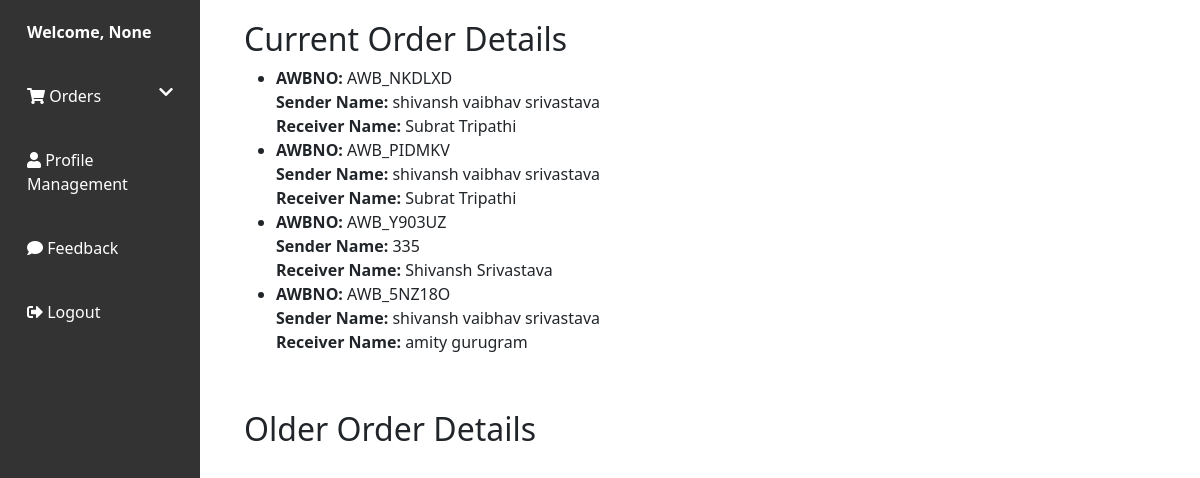
Before: /userManagement/user_dashboard/ (signed in) with the older database file.
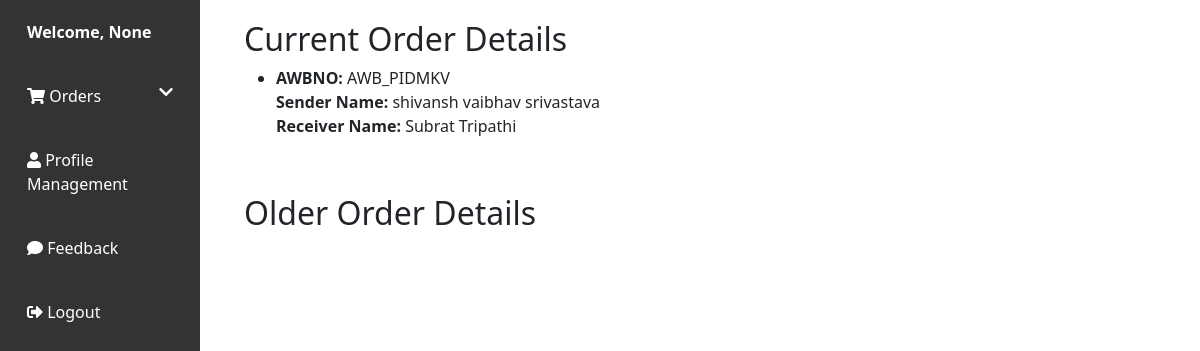
After: the same page with the newer database file.
### BranchesInfo/models.py (models this page shows, shortened)
class Data_Records(models.Model):
    AWBNO = models.CharField(max_length=10, primary_key=True)
    Sender_Name = models.CharField(max_length=100, null=True)
    Sender_Address = models.CharField(max_length=100, null=True)
    Sender_Contact_No = models.CharField(max_length=15, null=True)
    Sender_City = models.CharField(max_length=30, null=True)
    sender_state = models.CharField(max_length=30, null=True)
    Receiver_Name = models.CharField(max_length=100, null=False)
    Receiver_Address = models.CharField(max_length=100, null=True)
    Receiver_Contact_No = models.CharField(max_length=15, null=True)
    Receiver_City = models.CharField(max_length=30, null=True)
    receiver_state = models.CharField(max_length=30, null=True)
    Book_date = models.DateTimeField(null=False)
    Weight = models.CharField(max_length=10, null=True)
    Distance = models.DecimalField(max_digits=10, decimal_places=2, null=True)
    Price = models.CharField(max_length=10, null=True)
    POD_Flag = models.CharField(max_length=20, null=True)
    Print_Flag = models.CharField(max_length=20, null=True)
    Pin_Number = models.CharField(max_length=10, null=True)
    State = models.CharField(max_length=30, null=True)
    Country = models.CharField(max_length=30, null=True)
    Sender_Branch_CD = models.IntegerField(null=True)
    Receiver_Branch_CD  = models.IntegerField(null=True)
    Type = models.CharField(max_length=50, null=True)
    Payment_Method = models.CharField(max_length=50)
    Client_Id = models.ForeignKey(Client, on_delete=models.CASCADE, related_name='client_orders', null=True)
    Alert_Flag = models.CharField(max_length=20, null=True)
    order_type = models.CharField(max_length=30, null=True)

### userManagement/views.py (the view)
# urls.py: path('user_dashboard/', views.user_dashboard, name='user_dashboard'),
@cache_control(no_cache=True, must_revalidate=True, no_store=True)
def user_dashboard(request):
    username = request.GET.get('username')
    try:
        session_id = request.session.get('Client_Id')
        if session_id is not None:
            print("Session ID of the user :", session_id)
            user_orders = Data_Records.objects.filter(Client_Id=session_id)
            return render(request, 'user_dashboard.html', {'user_orders': user_orders, 'username': username})
    except KeyError:
        print("Session key not found")
    return redirect('user_login_form')

### userManagement/templates/user_dashboard.html (shortened to what this page needs)
<!DOCTYPE html>
<html lang="en">
    {% load static %}
<head>
    <link href="https://cdnjs.cloudflare.com/ajax/libs/bootstrap/5.3.0/css/bootstrap.min.css" rel="stylesheet">
</head>
<body>
    <div class="container-fluid">
        <div class="row">
            <nav class="col-md-3 col-lg-2 d-md-block sidebar">
                <div class="user-info">
                    Welcome, {{ username }}
                </div>
                <a href="#" class="toggle-dropdown"><i class="fas fa-shopping-cart"></i> Orders <i class="fas fa-chevron-down float-end"></i></a>
                <a href="#"><i class="fas fa-user"></i> Profile Management</a>
                <a href="#"><i class="fas fa-comment"></i> Feedback</a>
                <a href="{% url 'userManagement:user_login_form' %}" class="logout"><i class="fas fa-sign-out-alt"></i> Logout</a>
            </nav>
            <main class="col-md-9 ms-sm-auto col-lg-10 px-md-4">
                <div class="order-details">
                    <h2>Current Order Details</h2>
                    <ul>
                        {% for order in user_orders %}
                            <li>
                                <strong>AWBNO:</strong> {{ order.AWBNO }}<br>
                                <strong>Sender Name:</strong> {{ order.Sender_Name }}<br>
                                <strong>Receiver Name:</strong> {{ order.Receiver_Name }}<br>
                            </li>
                        {% empty %}
                            <li>No current orders found.</li>
                        {% endfor %}
                    </ul>
                </div>
                <div class="order-details">
                    <h2>Older Order Details</h2>
                </div>
            </main>
        </div>
    </div>
    <link href="https://cdnjs.cloudflare.com/ajax/libs/font-awesome/5.15.4/css/all.min.css" rel="stylesheet">
</body>
</html>

### userManagement/templates/user_dashboard.html (style rules this page uses)
.sidebar { background-color: #333; color: #fff; height: 100vh; position: fixed; top: 0; left: 0; overflow-y: auto; }
.sidebar a { padding: 20px 15px; text-decoration: none; color: #fff; display: block; }
.logout { padding: 20px 15px; text-decoration: none; color: #fff; display: block; }
.user-info { padding: 20px 15px; font-weight: bold; }
.order-details { padding: 20px; }

Changed rows visible on the page:
removed Data_Records: AWBNO "AWB_NKDLXD", Sender_Name "shivansh vaibhav srivastava", Receiver_Name "Subrat Tripathi"
removed Data_Records: AWBNO "AWB_Y903UZ", Sender_Name "335", Receiver_Name "Shivansh Srivastava"
removed Data_Records: AWBNO "AWB_5NZ18O", Sender_Name "shivansh vaibhav srivastava", Receiver_Name "amity gurugram"
